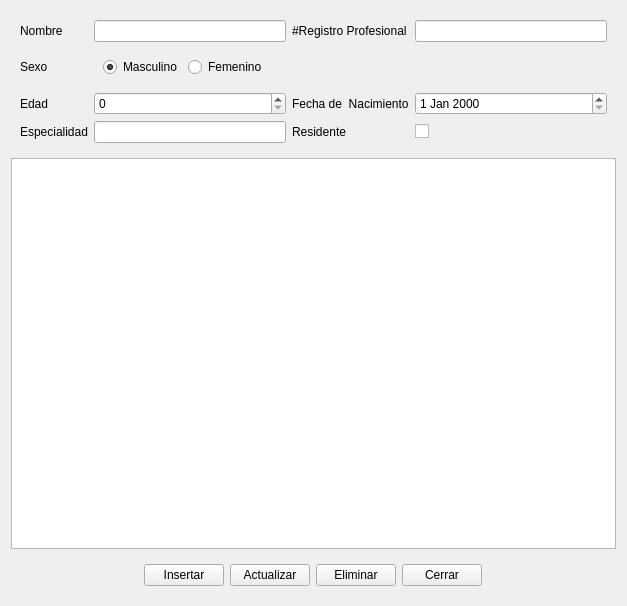
<?xml version="1.0" encoding="UTF-8"?>
<ui version="4.0">
 <class>Form</class>
 <widget class="QWidget" name="Form">
  <property name="geometry">
   <rect>
    <x>0</x>
    <y>0</y>
    <width>627</width>
    <height>606</height>
   </rect>
  </property>
  <property name="windowTitle">
   <string>Gestionar Doctor</string>
  </property>
  <layout class="QVBoxLayout" name="verticalLayout">
   <item>
    <widget class="QWidget" name="widget" native="true">
     <layout class="QGridLayout" name="gridLayout" columnstretch="0,0,0,0">
      <item row="0" column="1">
       <widget class="QLineEdit" name="dc_nombre"/>
      </item>
      <item row="2" column="1">
       <widget class="QSpinBox" name="dc_edad">
        <property name="maximum">
         <number>1000000</number>
        </property>
       </widget>
      </item>
      <item row="0" column="0">
       <widget class="QLabel" name="label">
        <property name="text">
         <string>Nombre</string>
        </property>
       </widget>
      </item>
      <item row="2" column="3">
       <widget class="QDateEdit" name="dc_fecha_nacimiento"/>
      </item>
      <item row="2" column="0">
       <widget class="QLabel" name="label_5">
        <property name="text">
         <string>Edad</string>
        </property>
       </widget>
      </item>
      <item row="1" column="1">
       <widget class="QWidget" name="widget_3" native="true">
        <layout class="QFormLayout" name="formLayout">
         <item row="0" column="0">
          <widget class="QRadioButton" name="rbtn_masculino">
           <property name="text">
            <string>Masculino</string>
           </property>
           <property name="checked">
            <bool>true</bool>
           </property>
          </widget>
         </item>
         <item row="0" column="1">
          <widget class="QRadioButton" name="rbtn_femenino">
           <property name="text">
            <string>Femenino</string>
           </property>
          </widget>
         </item>
        </layout>
       </widget>
      </item>
      <item row="1" column="0">
       <widget class="QLabel" name="label_3">
        <property name="text">
         <string>Sexo</string>
        </property>
       </widget>
      </item>
      <item row="2" column="2">
       <widget class="QLabel" name="label_4">
        <property name="text">
         <string>Fecha de  Nacimiento</string>
        </property>
       </widget>
      </item>
      <item row="0" column="2">
       <widget class="QLabel" name="label_6">
        <property name="text">
         <string>#Registro Profesional</string>
        </property>
       </widget>
      </item>
      <item row="0" column="3">
       <widget class="QLineEdit" name="dc_registro_profesional"/>
      </item>
      <item row="3" column="0">
       <widget class="QLabel" name="label_7">
        <property name="text">
         <string>Especialidad</string>
        </property>
       </widget>
      </item>
      <item row="3" column="1">
       <widget class="QLineEdit" name="dc_especialidad"/>
      </item>
      <item row="3" column="2">
       <widget class="QLabel" name="label_8">
        <property name="text">
         <string>Residente</string>
        </property>
       </widget>
      </item>
      <item row="3" column="3">
       <widget class="QCheckBox" name="dc_residente">
        <property name="text">
         <string/>
        </property>
       </widget>
      </item>
     </layout>
    </widget>
   </item>
   <item>
    <widget class="QTableWidget" name="tabla_doctor">
     <property name="editTriggers">
      <set>QAbstractItemView::NoEditTriggers</set>
     </property>
     <property name="sortingEnabled">
      <bool>true</bool>
     </property>
    </widget>
   </item>
   <item alignment="Qt::AlignHCenter|Qt::AlignVCenter">
    <widget class="QWidget" name="widget_2" native="true">
     <layout class="QHBoxLayout" name="horizontalLayout">
      <item>
       <widget class="QPushButton" name="btn_insertar">
        <property name="text">
         <string>Insertar</string>
        </property>
       </widget>
      </item>
      <item>
       <widget class="QPushButton" name="btn_actualizar">
        <property name="text">
         <string>Actualizar</string>
        </property>
       </widget>
      </item>
      <item>
       <widget class="QPushButton" name="btn_eliminar">
        <property name="text">
         <string>Eliminar</string>
        </property>
       </widget>
      </item>
      <item>
       <widget class="QPushButton" name="btn_cerrar">
        <property name="text">
         <string>Cerrar</string>
        </property>
       </widget>
      </item>
     </layout>
    </widget>
   </item>
  </layout>
 </widget>
 <tabstops>
  <tabstop>dc_nombre</tabstop>
  <tabstop>rbtn_masculino</tabstop>
  <tabstop>rbtn_femenino</tabstop>
  <tabstop>tabla_doctor</tabstop>
  <tabstop>btn_insertar</tabstop>
  <tabstop>btn_actualizar</tabstop>
  <tabstop>btn_eliminar</tabstop>
  <tabstop>btn_cerrar</tabstop>
 </tabstops>
 <resources/>
 <connections/>
</ui>
